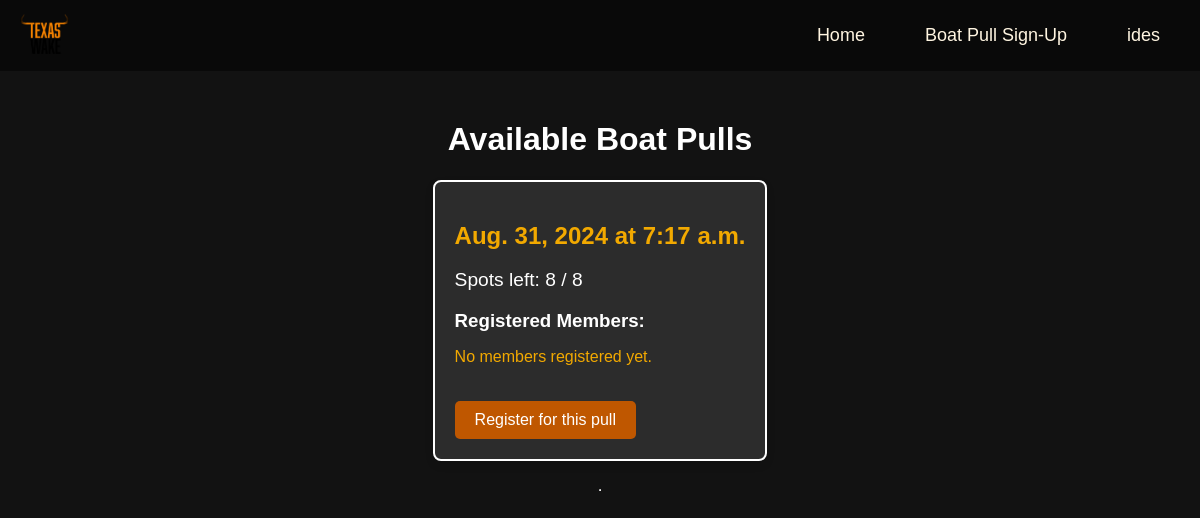
Page /boat_pulls/ (signed in) on the earlier database version.
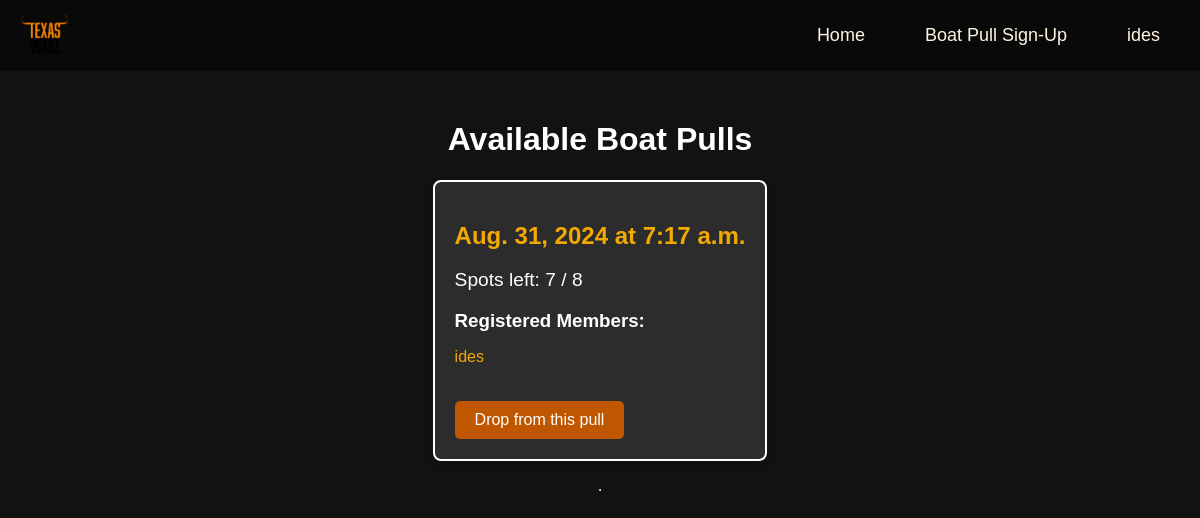
Same page on the later database version.
### txwake/models.py (models this page shows, shortened)
class BoatPull(models.Model):
    date = models.DateField()
    time = models.TimeField()
    max_capacity = models.PositiveIntegerField(default=8)
    available_spots = models.PositiveIntegerField(default=8)
    is_active = models.BooleanField(default=False)  # Whether users can sign up

class BoatPullSignup(models.Model):
    user = models.ForeignKey(User, on_delete=models.CASCADE)
    boat_pull = models.ForeignKey(BoatPull, on_delete=models.CASCADE)
    signup_time = models.DateTimeField(auto_now_add=True)
    class Meta:
        unique_together = ['user', 'boat_pull']

### txwake/views.py (the view, shortened to what this page needs)
# urls.py: path('boat_pulls/', views.boat_pull_list, name='boat_pull_list'),]
@login_required
def boat_pull_list(request):
    boat_pulls = BoatPull.objects.filter(is_active=True).order_by('date', 'time')
    pulls_with_members = []
    for pull in boat_pulls:
        members = BoatPullSignup.objects.filter(boat_pull=pull).select_related('user')
        pulls_with_members.append({
            'boat_pull': pull,
            'members': members,
            'is_registered': BoatPullSignup.objects.filter(boat_pull=pull, user=request.user).exists()
        })
    return render(request, 'txwake/boat_pull_list.html', {'pulls_with_members': pulls_with_members})

### txwake/templates/txwake/boat_pull_list.html (shortened to what this page needs)
{% extends "base.html" %}
{% block content %}
<div class="container">
    <h1>Available Boat Pulls</h1>
    {% for pull in pulls_with_members %}
        <div class="boat-pull">
            <h2>{{ pull.boat_pull.date }} at {{ pull.boat_pull.time }}</h2>
            <p>Spots left: {{ pull.boat_pull.available_spots }} / {{ pull.boat_pull.max_capacity }}</p>
            <h3>Registered Members:</h3>
            <ul class="members-list">
                {% if pull.members %}
                    {% for signup in pull.members %}
                        <li>{{ signup.user.username }}</li>
                    {% endfor %}
                {% else %}
                    <li>No members registered yet.</li>
                {% endif %}
            </ul>
            {% if pull.is_registered %}
                <form method="post">
                    <button type="submit" class="register-button">Drop from this pull</button>
                </form>
            {% elif pull.boat_pull.available_spots > 0 %}
                <form method="post">
                    <button type="submit" class="register-button">Register for this pull</button>
                </form>
            {% else %}
                <p class="full-message">This pull is full.</p>
            {% endif %}
        </div>
        <hr>
    {% endfor %}
</div>
{% endblock %}

Differences in the rows shown:
changed BoatPull: boat_pull.available_spots "8" → "7"; text "No members registered yet." → "Drop from this pull"; no longer shows "Register for this pull"
added BoatPullSignup: user.username "ides"
